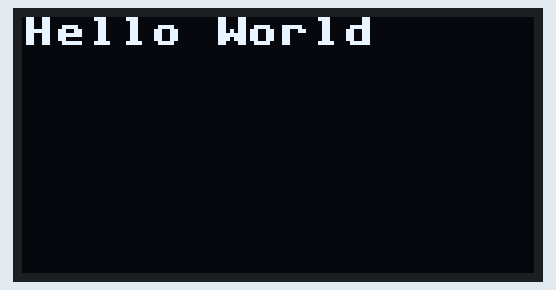
Recording of a program running on a simulated ESP8266 board running MicroPython. On the bench: 128×64 one-colour display. At 0.2 s the program stops and its outputs stay as they are.

Above: at 0.2 s.

The program:

main.py
```python
import ssd1306
from machine import Pin, I2C

i2c = I2C(scl=Pin(5), sda=Pin(4), freq=100000)
display = ssd1306.SSD1306_I2C(128, 64, i2c)

if __name__ == '__main__':
    display.fill(0)
    display.text('Hello World', 0, 0, 1)
    display.show()
```
